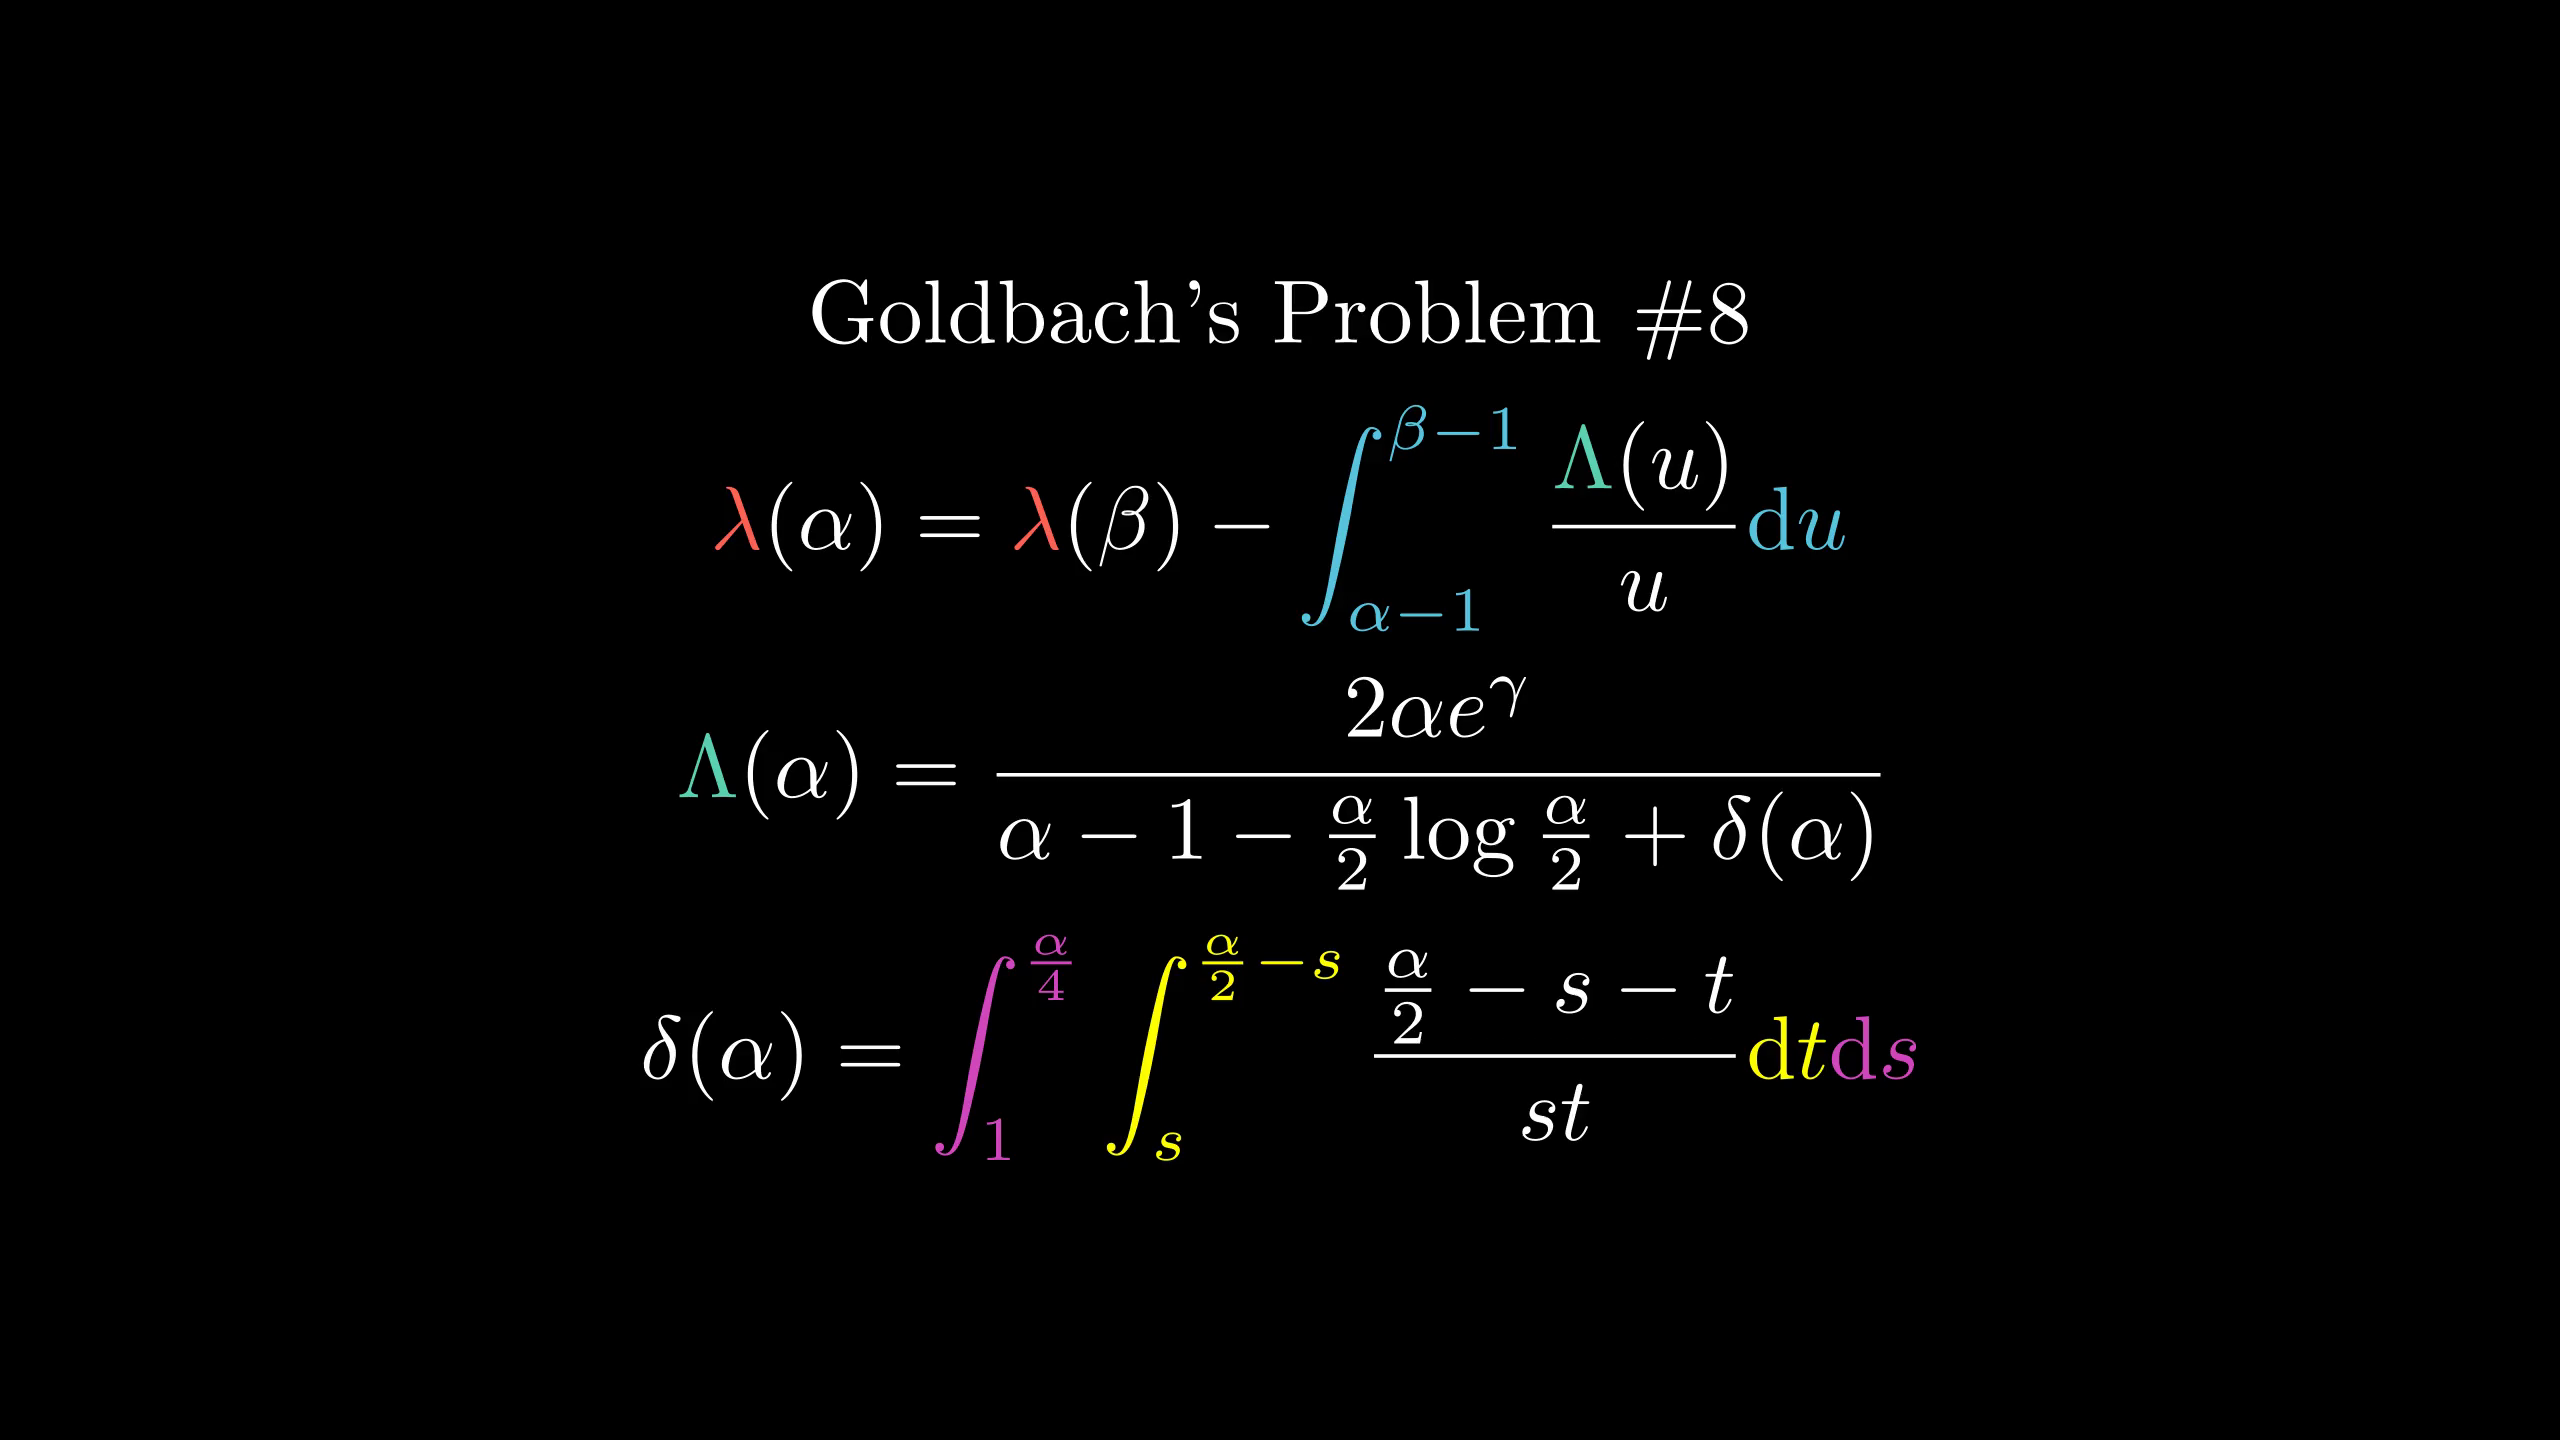

Generate this figure with Python:
from manimlib.imports import *

class FooScene(Scene):
    def construct(self):
        cm={r"\Omega":RED,r"\eta":GREEN,r"^\eta":GREEN,
        "{q}":TEAL,"z":YELLOW,r"\sum":PINK}
        mp={
                r"\Lambda":TEAL,
                r"\lambda":RED,
                r"\int_{\alpha-1}^{\beta-1}":BLUE,r"\mathrm du":BLUE
        }
        tit=TextMobject("Goldbach's Problem \#8")
        eqn=TexMobject(r"\lambda({\alpha})=\lambda({\beta})-\int_{\alpha-1}^{\beta-1}{\Lambda(u)\over u}\mathrm du",
                tex_to_color_map=mp)
        eqn2=TexMobject(r"\Lambda(\alpha)={2\alpha e^\gamma\over\alpha-1-\frac\alpha2\log\frac\alpha2+\delta(\alpha)}",
                tex_to_color_map={r"\Lambda":TEAL})
        eqn3=TexMobject(r"\delta(\alpha)=\int_1^{\frac\alpha4}\int_s^{\frac\alpha2-s}{\frac\alpha2-s-t\over st}\mathrm dt\mathrm ds",
                tex_to_color_map={
                    r"\int_1^{\frac\alpha4}":PINK,
                    r"\mathrm ds":PINK,
                    r"\int_s^{\frac\alpha2-s}":YELLOW,
                    r"\mathrm dt":YELLOW
                })
        self.add(VGroup(tit,eqn,eqn2,eqn3).arrange(DOWN))
        self.wait()
